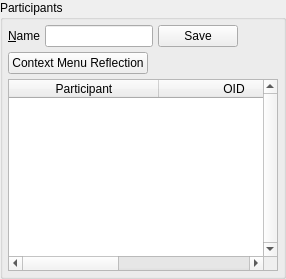
              <widget class="QGroupBox" name="groupBox_2">
               <property name="title">
                <string>Participants</string>
               </property>
               <layout class="QVBoxLayout" name="verticalLayout_32">
                <property name="spacing">
                 <number>5</number>
                </property>
                <property name="margin">
                 <number>5</number>
                </property>
                <item>
                 <layout class="QHBoxLayout" name="horizontalLayout_12">
                  <property name="spacing">
                   <number>5</number>
                  </property>
                  <item>
                   <widget class="QLabel" name="label_22">
                    <property name="text">
                     <string>&amp;Name</string>
                    </property>
                    <property name="buddy">
                     <cstring>urlName</cstring>
                    </property>
                   </widget>
                  </item>
                  <item>
                   <widget class="QLineEdit" name="urlName"/>
                  </item>
                  <item>
                   <widget class="QPushButton" name="saveUrlName">
                    <property name="text">
                     <string>Save</string>
                    </property>
                   </widget>
                  </item>
                  <item>
                   <spacer name="horizontalSpacer_39">
                    <property name="orientation">
                     <enum>Qt::Horizontal</enum>
                    </property>
                    <property name="sizeHint" stdset="0">
                     <size>
                      <width>40</width>
                      <height>20</height>
                     </size>
                    </property>
                   </spacer>
                  </item>
                 </layout>
                </item>
                <item>
                 <layout class="QHBoxLayout" name="horizontalLayout_4">
                  <property name="spacing">
                   <number>5</number>
                  </property>
                  <item>
                   <widget class="QPushButton" name="urlActionMenu">
                    <property name="text">
                     <string>Context Menu Reflection</string>
                    </property>
                   </widget>
                  </item>
                  <item>
                   <spacer name="horizontalSpacer_36">
                    <property name="orientation">
                     <enum>Qt::Horizontal</enum>
                    </property>
                    <property name="sizeHint" stdset="0">
                     <size>
                      <width>40</width>
                      <height>20</height>
                     </size>
                    </property>
                   </spacer>
                  </item>
                 </layout>
                </item>
                <item>
                 <widget class="QTableWidget" name="urlParticipants">
                  <property name="verticalScrollBarPolicy">
                   <enum>Qt::ScrollBarAlwaysOn</enum>
                  </property>
                  <property name="alternatingRowColors">
                   <bool>true</bool>
                  </property>
                  <property name="selectionBehavior">
                   <enum>QAbstractItemView::SelectRows</enum>
                  </property>
                  <property name="horizontalScrollMode">
                   <enum>QAbstractItemView::ScrollPerPixel</enum>
                  </property>
                  <property name="sortingEnabled">
                   <bool>true</bool>
                  </property>
                  <attribute name="horizontalHeaderDefaultSectionSize">
                   <number>150</number>
                  </attribute>
                  <attribute name="horizontalHeaderStretchLastSection">
                   <bool>true</bool>
                  </attribute>
                  <column>
                   <property name="text">
                    <string>Participant</string>
                   </property>
                  </column>
                  <column>
                   <property name="text">
                    <string>OID</string>
                   </property>
                  </column>
                  <column>
                   <property name="text">
                    <string>neighbor_oid</string>
                   </property>
                  </column>
                  <column>
                   <property name="text">
                    <string>public_key_hash</string>
                   </property>
                  </column>
                 </widget>
                </item>
               </layout>
              </widget>
